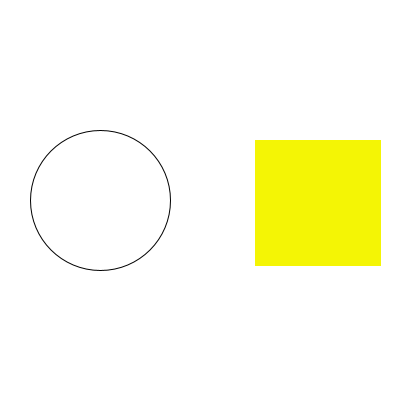
Frame 1 (no input)
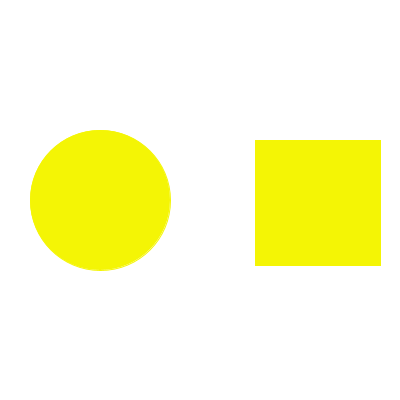
Frame 60 (the mouse pressed at the canvas centre just before this capture)
Frame 120 (the mouse held since frame 60 and released just before this capture): identical to frame 60, image omitted

The Processing sketch that drew these frames (run headless with seeded random() and noise(); from frame 60 on, the mouse is pressed at the canvas centre):

// Processing sketch: Shape_Program
// ── Shape_Program.pde
void setup() {
  size(400,400);
}

//Sketch a matching square and circle
void draw() {
  background(255);
  circle(100, 200, 140);
  stroke(#F4F505);
  fill(#F4F505);

  
  square(255, 140, 125);
  save("Shape Program");
}
